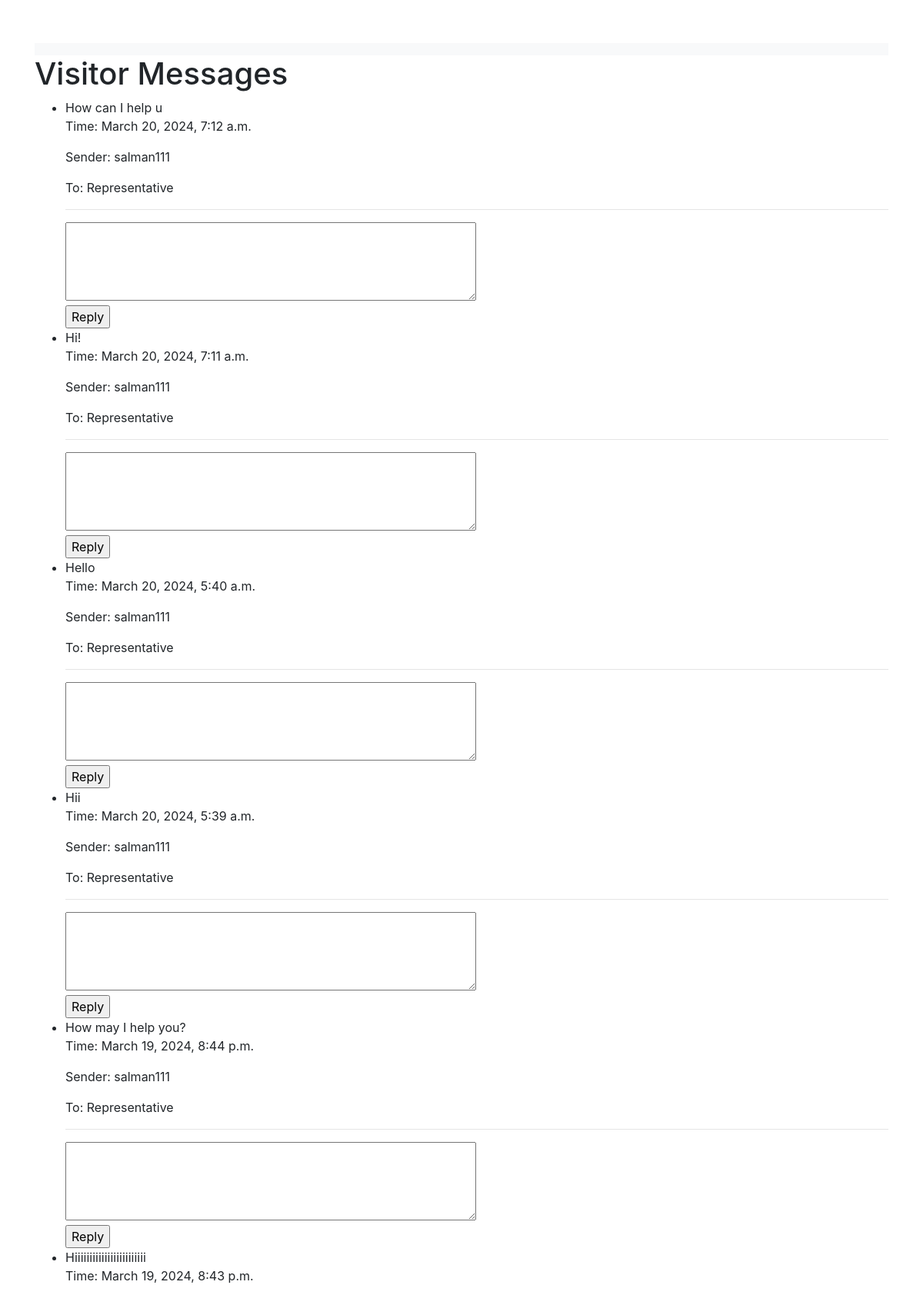
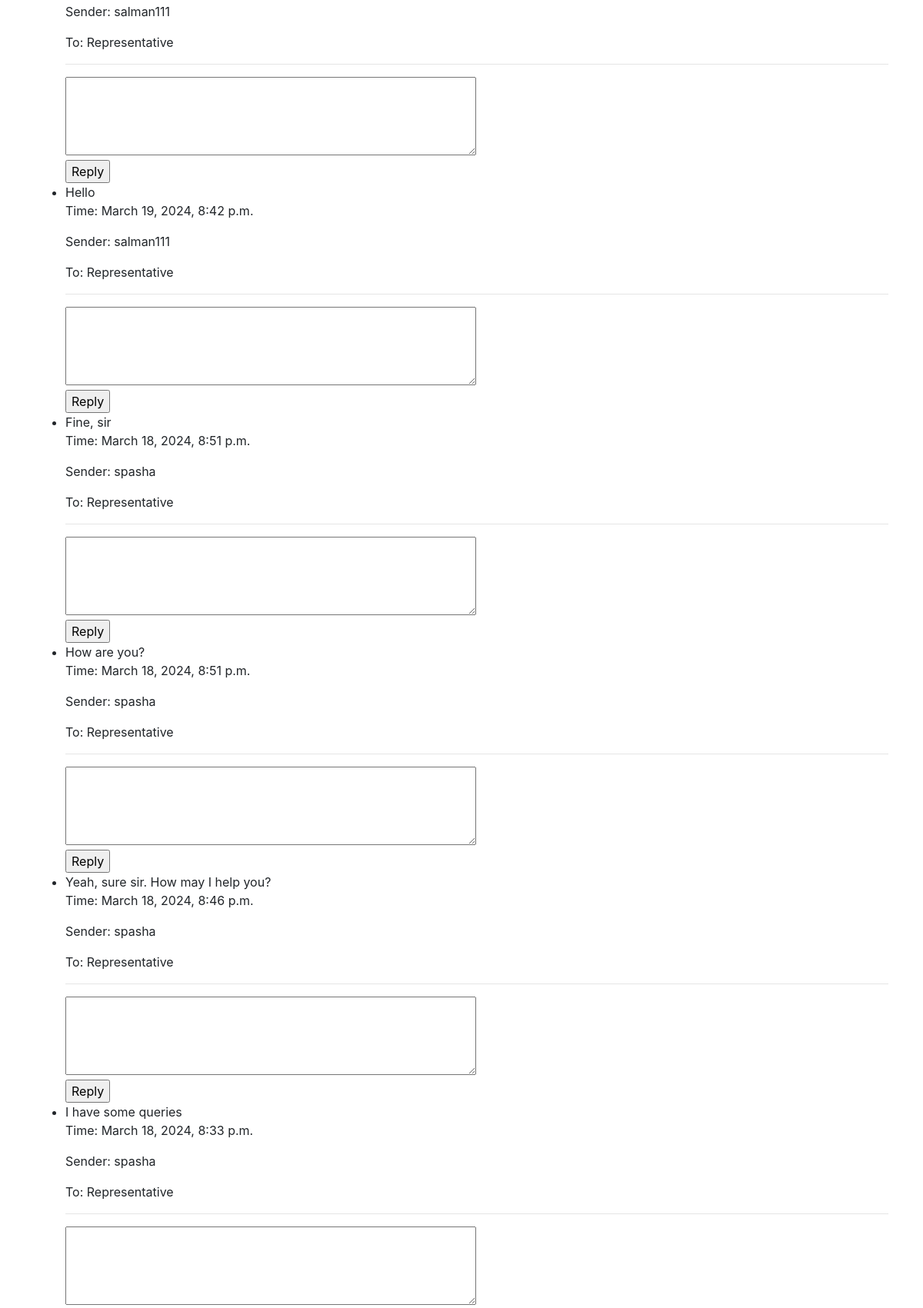
/message_view/ (signed in, upper part), run on the app's committed database (2 pictures, top to bottom).
### Support_Group/models.py (models this page shows, shortened)
class Message(models.Model):
    user = models.ForeignKey(get_user_model(), on_delete= models.CASCADE)
    support_group = models.ForeignKey(SupportGroup, on_delete = models.CASCADE)
    message = models.TextField()
    time = models.DateTimeField(auto_now_add = True)

### Login_Authentication/models.py (models this page shows)
class UserLoginAuth(AbstractUser):
    USERNAME_FIELD = 'username'
    EMAIL_FIELD = 'email_address'
    username = models.TextField(max_length = 20,unique = True, default = None)
    phone_number = models.CharField(max_length = 13,unique= True, blank=False)
    password = models.CharField(max_length = 8, default = None, null = True)
    email_address = models.EmailField(default =None, null = True,unique=True)

### Support_Group/views.py (the view)
# urls.py: path('message_view/', message_view, name = 'message_view'),
@login_required
def message_view(request):
    messages = Message.objects.all().order_by('-time')
    return render(request, 'message_view.html',{'messages':messages})

### Support_Group/templates/message_view.html (shortened to what this page needs)
{% extends 'base.html' %}
{% block content %}
  <h1>Visitor Messages</h1>
  <ul>
    {% for message in messages %}
      <li>{{ message.message }}</li>
      <p>Time: {{ message.time }}</p>
      {% if message.user == request.user %}
        <p>Sender: Representative</p>
        <p>To: {{ message.support_group.userprofile_set.first.user.username }}</p>
      {% else %}
        <p>Sender: {{ message.user.username }}</p>
        <p>To: Representative</p>
      {% endif %}
      <hr>
      <form method="post" action="{% url 'reply_message' message.id %}">
        <textarea name="reply" rows="4" cols="50"></textarea><br>
        <input type="submit" value="Reply">
      </form>
    {% empty %}
      <p>No messages from visitors.</p>
    {% endfor %}
  </ul>
{% endblock %}

### Login_Authentication/templates/base.html (style rules this page uses)
body { padding-top: 56px; }

### data on the page
Message: message "How can I help u", time "March 20, 2024, 7:12 a.m.", user.username "salman111"
Message: message "Hi!", time "March 20, 2024, 7:11 a.m.", user.username "salman111"
Message: message "Hello", time "March 20, 2024, 5:40 a.m.", user.username "salman111"
Message: message "Hii", time "March 20, 2024, 5:39 a.m.", user.username "salman111"
Message: message "How may I help you?", time "March 19, 2024, 8:44 p.m.", user.username "salman111"
Message: message "Hiiiiiiiiiiiiiiiiiiiiiiii", time "March 19, 2024, 8:43 p.m.", user.username "salman111"
Message: message "Hello", time "March 19, 2024, 8:42 p.m.", user.username "salman111"
Message: message "Fine, sir", time "March 18, 2024, 8:51 p.m.", user.username "spasha"
Message: message "How are you?", time "March 18, 2024, 8:51 p.m.", user.username "spasha"
Message: message "Yeah, sure sir. How may I help you?", time "March 18, 2024, 8:46 p.m.", user.username "spasha"
Message: message "I have some queries", time "March 18, 2024, 8:33 p.m.", user.username "spasha"
